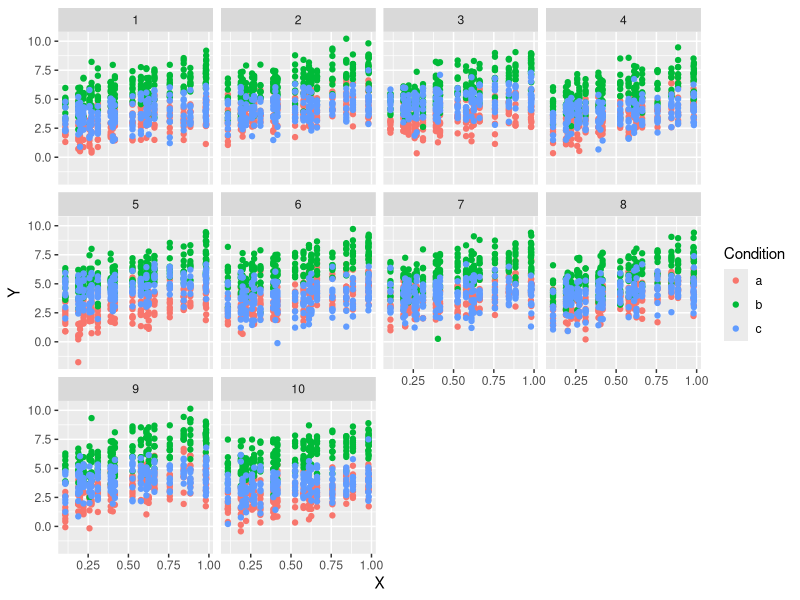
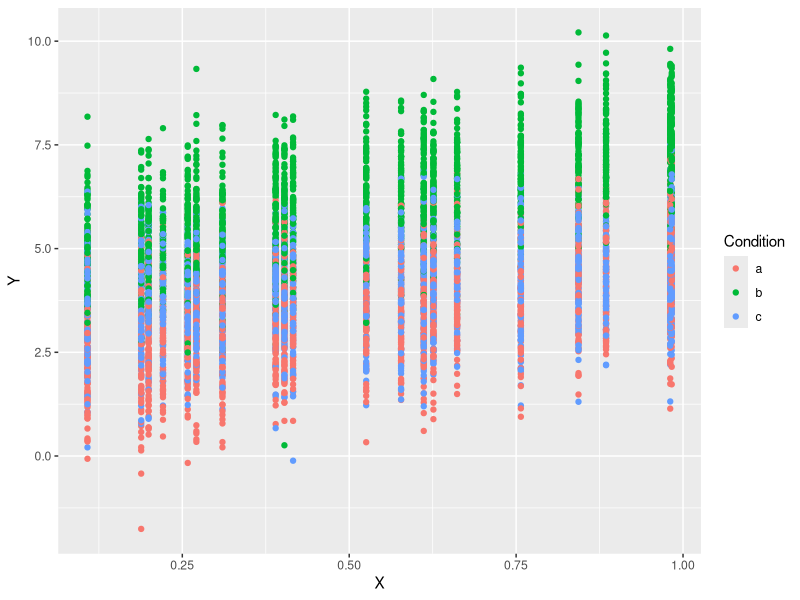

Reproduce these figures in R, in order.
library(ggplot2)
library(lme4)
library(mvtnorm)

fixed.intercept <- 1
n.subject <- 10
n.replicate <- 10
mean.subject <- c(1, 2, 3, 3, 2, 1)
sd.subject <- 0.1 * diag(length(mean.subject))
sd.noise <- 0.5

rf <- rmvnorm(n.subject, mean = mean.subject, sigma = sd.subject)
rf <- cbind(seq_len(n.subject), rf)
rf.long <- rbind(
  rf[, c(1, 2:3)], 
  rf[, c(1, 4:5)], 
  rf[, c(1, 6:7)] 
)
rf.long <- as.data.frame(rf.long)
colnames(rf.long) <- c("ID", "RandomIntercept", "RandomSlope")
rf.long$Condition <- rep(letters[1:3], each = n.subject)
dataset <- expand.grid(
  ID = seq_len(n.subject),
  Condition = letters[1:3],
  X = runif(20),
  Replicate = seq_len(n.replicate)
)
dataset <- merge(
  dataset, 
  rf.long
)
dataset$Y <- fixed.intercept + with(dataset, RandomIntercept + RandomSlope * X) + rnorm(nrow(dataset), sd.noise)

ggplot(dataset, aes(x = X, y = Y, colour = Condition)) + geom_point() + facet_wrap(~ID)
ggplot(dataset, aes(x = X, y = Y, colour = Condition)) + geom_point()

m.lm <- lm(Y ~ Condition * X, data = dataset)
m.lmm <- lmer(Y ~ Condition * X + (Condition * X|ID), data = dataset)

coef(m.lm)
fixef(m.lmm)
coef(summary(m.lm))
coef(summary(m.lmm))
